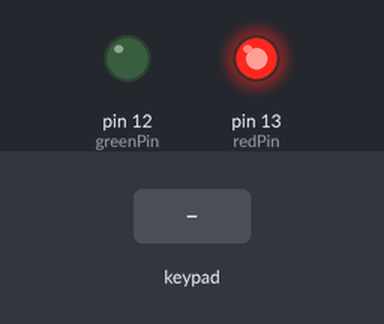
Bench run of a sketch on a simulated Arduino Uno, built with avr-gcc and run on an emulated ATmega328P. Parts: output pins drawn as LEDs (lit = HIGH). The inputs (shaded band) are chosen by the test bench.

Above: at 1.2 s.
1.3 s: keypad keys 1 2 3 4 pressed 0.4 s apart
At 3.4 s:
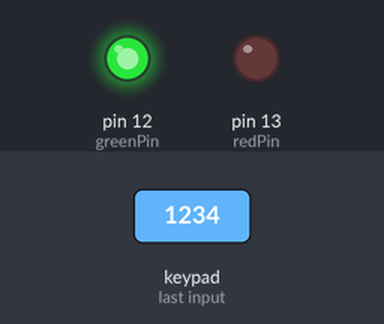
4.4 s: key '*' pressed
At 5.2 s:
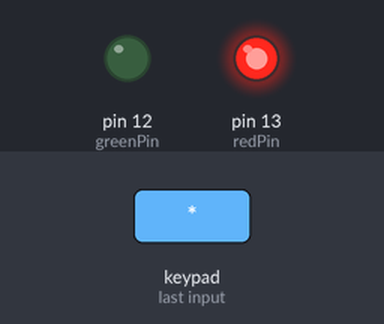
Timing chart, 0 to 7.4 s (numbered marks = the images above; inputs shaded):
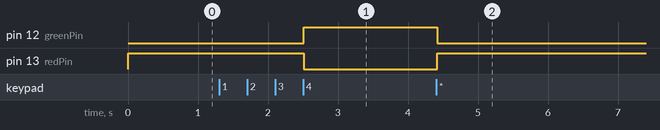

The sketch:

codigoArduino.ino
```cpp
#include <Keypad.h>

char* secretCode="1234";
char key;
int position=0;
const byte rows = 4;
const byte cols = 4;
char keys[rows][cols]=
{
  {'1','2','3','A',},
  {'4','5','6','B',},
  {'7','8','9','C',},
  {'*','0','#','D',},
};
byte rowPins[rows] = {7,6,5,4}; //array com os pinos das linhas
byte colPins[cols] = {3,2,1,0};//array com os pinos das colunas
Keypad keypad = Keypad(makeKeymap(keys), rowPins, colPins, rows, cols);//criação do teclado
int redPin = 13; //led vermelho
int greenPin = 12; //led verde
void setup() {

pinMode(redPin,OUTPUT);

pinMode(greenPin, OUTPUT);

setLocked(true); //led vermelho ligado, indicando que o sistema está trancado
}
void loop() {
key = keypad.getKey();
if(key=='*' || key=='#')
  {
position = 0;
setLocked(true);
  }
if(key == secretCode[position])
{
position++;
  }
if (position == 4)
{
setLocked(false);
  }
delay(100);
  }
void setLocked(int locked)
{
if(locked)
  {
digitalWrite(redPin, HIGH);
digitalWrite(greenPin,LOW);
  }
else
{
digitalWrite(redPin, LOW);
digitalWrite(greenPin, HIGH);
  }
}
```

Measured:
- after the input at 1.3 s, pin 12 (greenPin): LOW → HIGH after 1.2 s; pin 13 (redPin): HIGH → LOW after 1.2 s
- after the input at 4.4 s, pin 12 (greenPin): HIGH → LOW at once; pin 13 (redPin): LOW → HIGH at once
